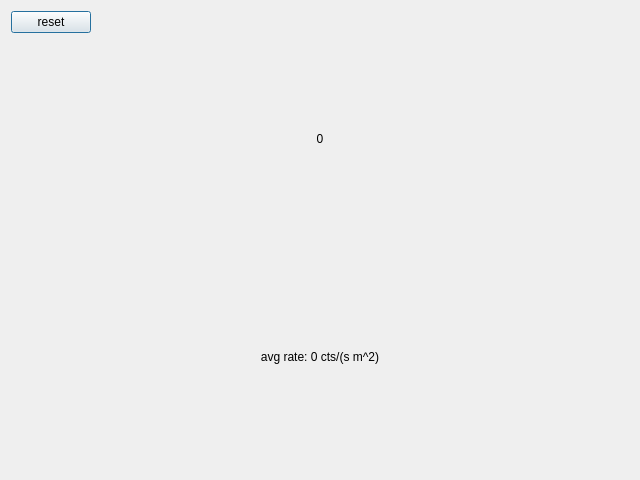
<?xml version="1.0" encoding="UTF-8"?>
<ui version="4.0">
 <class>MyCounter</class>
 <widget class="QDialog" name="MyCounter">
  <property name="geometry">
   <rect>
    <x>0</x>
    <y>0</y>
    <width>640</width>
    <height>480</height>
   </rect>
  </property>
  <property name="minimumSize">
   <size>
    <width>640</width>
    <height>480</height>
   </size>
  </property>
  <property name="maximumSize">
   <size>
    <width>1920</width>
    <height>1080</height>
   </size>
  </property>
  <property name="windowTitle">
   <string>cosmic counter</string>
  </property>
  <layout class="QGridLayout" name="gridLayout">
   <item row="0" column="0">
    <layout class="QVBoxLayout" name="verticalLayout_2">
     <item>
      <layout class="QVBoxLayout" name="verticalLayout">
       <item>
        <layout class="QHBoxLayout" name="horizontalLayout">
         <item>
          <widget class="QPushButton" name="pushButton">
           <property name="text">
            <string>reset</string>
           </property>
          </widget>
         </item>
         <item>
          <spacer name="horizontalSpacer">
           <property name="orientation">
            <enum>Qt::Horizontal</enum>
           </property>
           <property name="sizeHint" stdset="0">
            <size>
             <width>40</width>
             <height>20</height>
            </size>
           </property>
          </spacer>
         </item>
        </layout>
       </item>
       <item>
        <widget class="QLabel" name="label">
         <property name="minimumSize">
          <size>
           <width>0</width>
           <height>200</height>
          </size>
         </property>
         <property name="text">
          <string>0</string>
         </property>
         <property name="textFormat">
          <enum>Qt::RichText</enum>
         </property>
         <property name="scaledContents">
          <bool>true</bool>
         </property>
         <property name="alignment">
          <set>Qt::AlignCenter</set>
         </property>
        </widget>
       </item>
      </layout>
     </item>
     <item>
      <widget class="QLabel" name="label_2">
       <property name="text">
        <string>avg rate: 0 cts/(s m^2)</string>
       </property>
       <property name="alignment">
        <set>Qt::AlignCenter</set>
       </property>
      </widget>
     </item>
    </layout>
   </item>
  </layout>
 </widget>
 <resources/>
 <connections/>
</ui>
